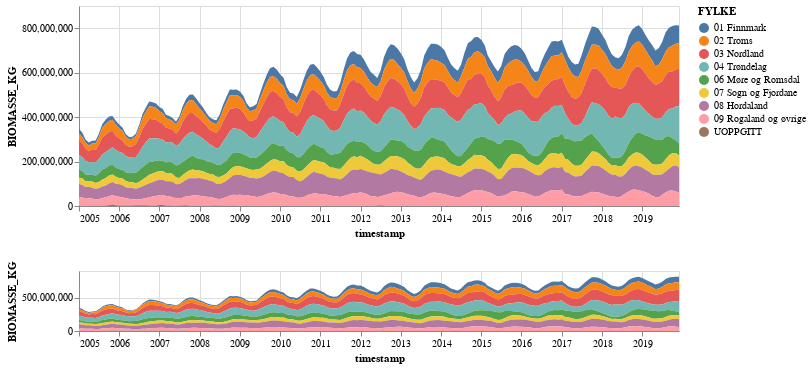

The notebook cell this image was saved under:
### Code cell
brush = alt.selection(type='interval', encodings=['x'])

base = alt.Chart(data_selection.drop(['Date','MÅNED'], axis=1)).mark_area().encode(
    x="timestamp:T",
    y="BIOMASSE_KG:Q",
    color="FYLKE:N"
).properties(
    width=600,
    height=200
)

upper = base.encode(
    alt.X('timestamp:T', scale=alt.Scale(domain=brush))
)

lower = base.properties(
    height=60
).add_selection(brush)

upper & lower

### Figure 1 — Vega-Lite specification as saved in the notebook (floating-point values rounded to 4 significant figures; data arrays with more than 128 entries replaced by an {"elided": "..."} marker saying what was removed)
{"config": {"view": {"continuousWidth": 400, "continuousHeight": 300}}, "vconcat": [{"mark": "area", "encoding": {"color": {"type": "nominal", "field": "FYLKE"}, "x": {"type": "temporal", "field": "timestamp", "scale": {"domain": {"selection": "selector003"}}}, "y": {"type": "quantitative", "field": "BIOMASSE_KG"}}, "height": 200, "width": 600}, {"mark": "area", "encoding": {"color": {"type": "nominal", "field": "FYLKE"}, "x": {"type": "temporal", "field": "timestamp"}, "y": {"type": "quantitative", "field": "BIOMASSE_KG"}}, "height": 60, "selection": {"selector003": {"type": "interval", "encodings": ["x"]}}, "width": 600}], "data": {"name": "data-10f2da178cae931aa1308b42d576c2c1"}, "$schema": "https://vega.github.io/schema/vega-lite/v4.8.1.json", "datasets": {"data-10f2da178cae931aa1308b42d576c2c1": {"elided": "1548 records"}}}
